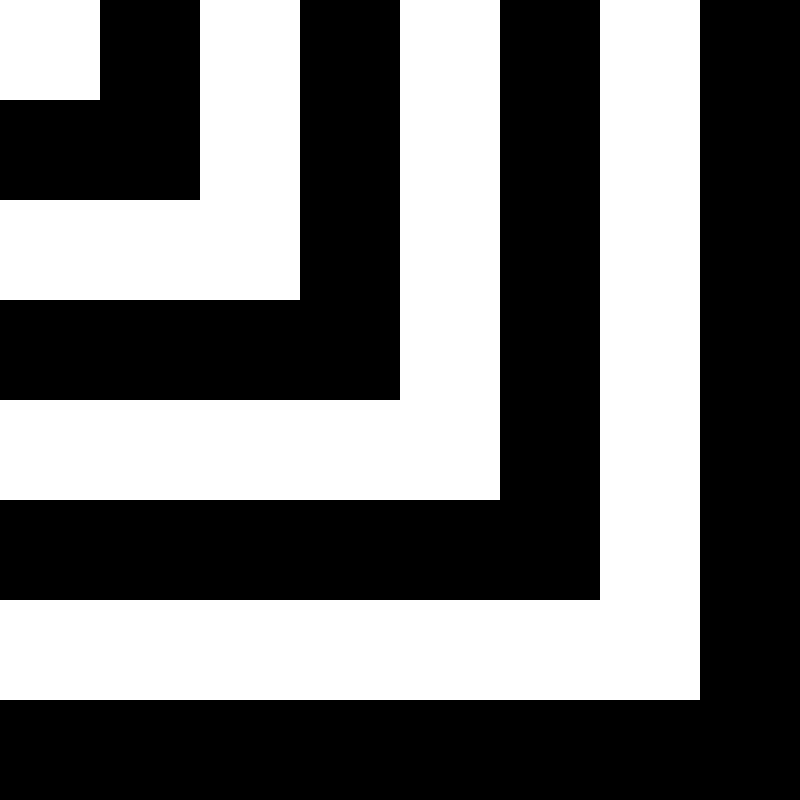
Frame 1 (no input)
Frame 60 (the mouse pressed at the canvas centre just before this capture): identical to frame 1, image omitted
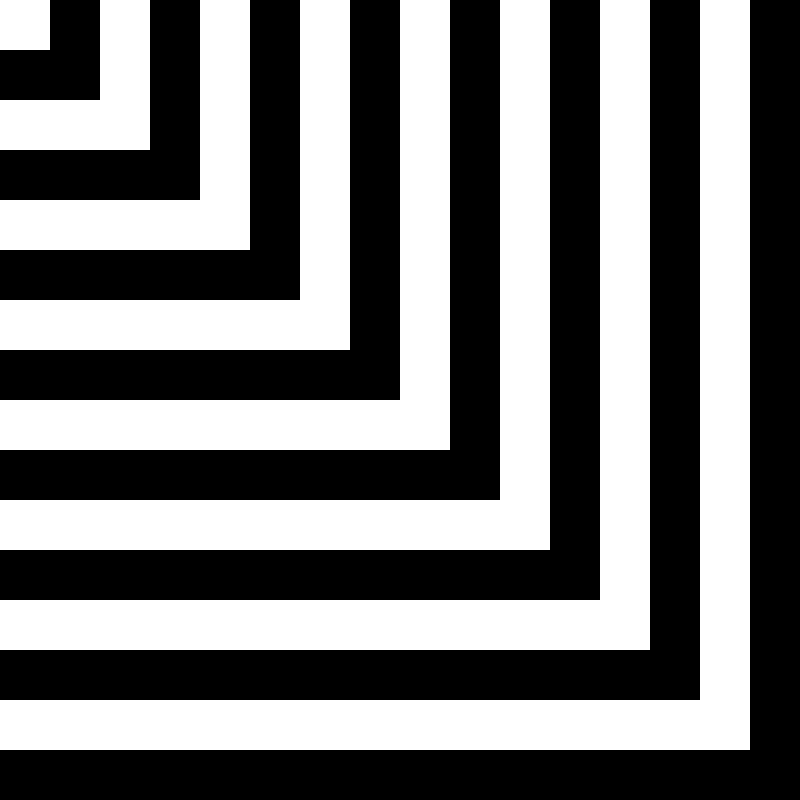
Frame 120 (the mouse held since frame 60 and released just before this capture)

The Processing sketch that drew these frames (run headless with seeded random() and noise(); from frame 60 on, the mouse is pressed at the canvas centre):

// Processing sketch: OpArtL
// ── OpArtL.pde
int numCircles = 16;

color frontColor = color(0, 0, 0);
color backColor = color(255, 255, 255);

void setup() {
  size(800, 800);
  
  frameRate(60);
  smooth();
}

void draw() {
  background(backColor);
  // background(255, 255, 255);
  noStroke();
  
  for(int i = 0; i < numCircles; i++) {
      if(i % 2 == 0) {
        fill(frontColor);
      } else {
        fill(backColor);
      }
      
      float displaceX = (mouseX / (float) width) * 2.0  - 1.0;
      float displaceY = (mouseY / (float) height) * 2.0  - 1.0;
      
      float x = width/2 + (displaceX * 50 * i);
      float y = height/2 + (displaceY * 50 * i);
      
      // fill(i % 2 * 255);
      
      // circle(x, y, width - (width / numCircles) * i);
      rect(x-400, y-400, width - (width / numCircles) * i, width - (width / numCircles) * i);
  }
}
